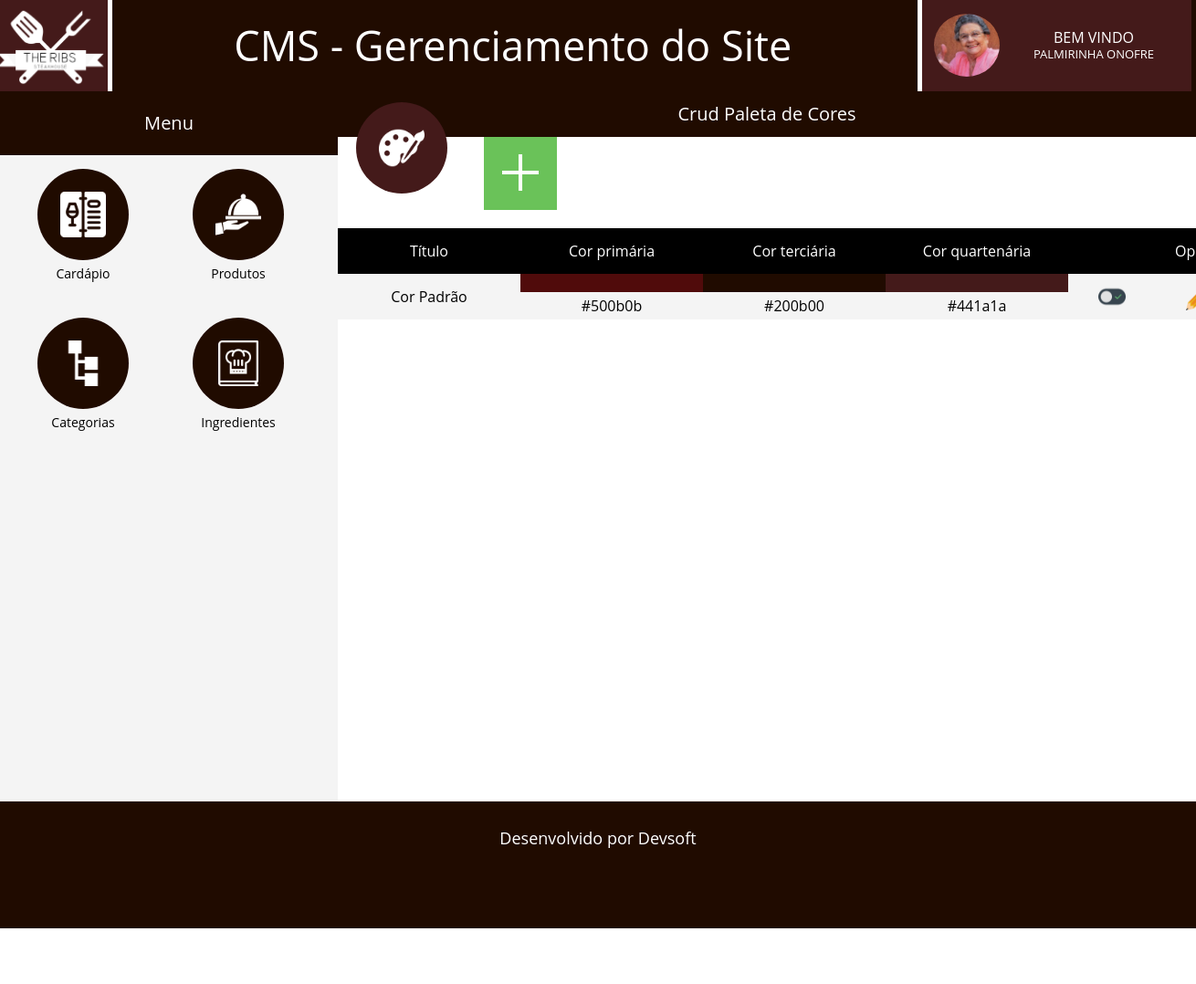
Page /cms/crud_paletaDeCores.php (signed in) on the committed database.
### tables this page shows
CREATE TABLE `tbl_funcionario` (
  `id_funcionario` int(11) NOT NULL AUTO_INCREMENT,
  `id_restaurante` int(11) DEFAULT NULL,
  `id_cargo` int(11) NOT NULL,
  `id_endereco` int(11) NOT NULL,
  `cpf` varchar(15) NOT NULL,
  `nome_completo` varchar(200) NOT NULL,
  `num_registro` varchar(12) NOT NULL,
  `sexo` char(1) NOT NULL,
  `telefone` varchar(14) DEFAULT NULL,
  `celular` varchar(15) NOT NULL,
  `salario` float(11,2) NOT NULL,
  `dt_nasc` date NOT NULL,
  `statusMDM` tinyint(1) NOT NULL,
  `foto` varchar(200) NOT NULL,
  `email` varchar(80) NOT NULL,
  `dia_pagamento` varchar(2) NOT NULL,
  `comissao` float(3,2) DEFAULT NULL,
  `login` varchar(45) NOT NULL,
  `senha` varchar(45) NOT NULL,
  PRIMARY KEY (`id_funcionario`),
  UNIQUE KEY `cpf_UNIQUE` (`cpf`),
  UNIQUE KEY `login_UNIQUE` (`login`),
  UNIQUE KEY `email_UNIQUE` (`email`),
  KEY `fk_id_restaurante_idx` (`id_restaurante`),
  KEY `fk_id_endereco_idx` (`id_endereco`),
  KEY `fk_id_cargo_idx` (`id_cargo`),
  CONSTRAINT `fk_id_cargo` FOREIGN KEY (`id_cargo`) REFERENCES `tbl_cargo` (`id_cargo`) ON DELETE NO ACTION ON UPDATE NO ACTION,
  CONSTRAINT `fk_id_endereco` FOREIGN KEY (`id_endereco`) REFERENCES `tbl_endereco` (`id_endereco`) ON DELETE NO ACTION ON UPDATE NO ACTION,
  CONSTRAINT `fk_id_restaurante` FOREIGN KEY (`id_restaurante`) REFERENCES `tbl_restaurante` (`id_restaurante`) ON DELETE NO ACTION ON UPDATE NO ACTION
);

CREATE TABLE `tbl_cargopermissao` (
  `id_cargoPermissao` int(11) NOT NULL AUTO_INCREMENT,
  `id_cargo` int(11) NOT NULL,
  `id_permissao` int(11) NOT NULL,
  PRIMARY KEY (`id_cargoPermissao`),
  KEY `fk_id_cargo_idx` (`id_cargo`),
  KEY `fk_id_permissao_idx` (`id_permissao`),
  CONSTRAINT `fk_id_cargo2` FOREIGN KEY (`id_cargo`) REFERENCES `tbl_cargo` (`id_cargo`) ON DELETE NO ACTION ON UPDATE NO ACTION,
  CONSTRAINT `fk_id_permissao` FOREIGN KEY (`id_permissao`) REFERENCES `tbl_permissao` (`id_permissao`) ON DELETE NO ACTION ON UPDATE NO ACTION
);

CREATE TABLE `tbl_paletacor` (
  `id_paletacor` int(11) NOT NULL AUTO_INCREMENT,
  `titulo` varchar(100) NOT NULL,
  `cor_primaria` varchar(8) NOT NULL,
  `cor_secundaria` varchar(8) NOT NULL,
  `cor_terciaria` varchar(8) NOT NULL,
  `cor_quartenaria` varchar(8) NOT NULL,
  `status` tinyint(1) NOT NULL,
  PRIMARY KEY (`id_paletacor`)
);

### cms/crud_paletaDeCores.php (the view, shortened to what this page needs)
<?php
    $imgAtivarDesativar = "";
?>
<!DOCTYPE html>
<html>
    <head>
        <link rel="stylesheet" href="css/cssUniversal.css">
        <link rel="stylesheet" href="css/crud_PaletaCores.css">
        <link href="fontes/openSans" rel="stylesheet">
        <link href="fontes/openSans" rel="stylesheet">
    </head>
    <body>
        <div id="esqueleto">
            <?php
                include_once('cabecalho/cabecalho.php');
                            ?>
            <section>
                <?php include_once('externos/menu_universal.php'); ?>
                <div id="div_titulo_crud">
                    <div id="titulo_crud">
                        Crud Paleta de Cores
                    </div>
                    <div id="div_icone_crud">
                        <img src="img/paletaIcon.png" alt="">
                    </div>
                </div>
                <div id="div_foraTabela">
                    <div id="div_conteudo">
                        <div id="tabela_crud_titulos">
                            <div class="titulo_coluna">
                                Título
                            </div>
                            <div class="titulo_coluna">
                                Cor primária
                            </div>
                            <div class="titulo_coluna">
                                Cor terciária
                            </div>
                            <div class="titulo_coluna">
                                Cor quartenária
                            </div>
                            <div class="titulo_3opcColuna">
                                Opções
                            </div>
                        </div>
                        <?php
                            $sql = "select * from tbl_paletacor";
                            $select = mysql_query($sql) or die(mysql_error());
                            while($rs = mysql_fetch_array($select)){
                                $idPaleta = $rs['id_paletacor'];
                                $tituloCorBanco = $rs['titulo'];
                                $corPrimariaBanco =  $rs['cor_primaria'];
                                $corTerciariaBanco = $rs['cor_terciaria'];
                                $corQuartenariaBanco = $rs['cor_quartenaria'];
                                $status = $rs['status'];
                                if($status == '0'){
                                    $imgAtivarDesativar = 'img/desativar.png';
                                }else{
                                    $imgAtivarDesativar = 'img/ativar.png';
                                }
                        ?>
                        <div class="tabela_crud_conteudo">
                            <div class="conteudo_coluna">
                                <?php echo($tituloCorBanco); ?>
                            </div>
                            <div class="conteudo_coluna_cor">
                                <div class="cor" style="background-color:<?php echo($corPrimariaBanco); ?>">
                                </div>
                                <div class="hexa_cor">
                                    <?php echo($corPrimariaBanco); ?>
                                </div>
                            </div>
                            <div class="conteudo_coluna_cor">
                                <div class="cor" style="background-color:<?php echo($corTerciariaBanco); ?>">
                                </div>
                                <div class="hexa_cor">
                                    <?php echo($corTerciariaBanco); ?>
                                </div>
                            </div>
                            <div class="conteudo_coluna_cor">
                                <div class="cor" style="background-color:<?php echo($corQuartenariaBanco); ?>">
                                </div>
                                <div class="hexa_cor">
                                    <?php echo($corQuartenariaBanco); ?>
                                </div>
                            </div>
                            <div class="coluna_3opcoes">
                                <a href="crud_paletaDeCores.php?id=<?php echo($idPaleta); ?>&modo=ativar_desativar">
                                    <div class="opcao_registro">
                                        <div class="imagem_opcao">
                                            <img src="<?php echo($imgAtivarDesativar); ?>" alt="" title="Ativar/Desativar">
                                        </div>
                                    </div>
                                </a>
                                <a href="crud_paletaDeCores.php?id=<?php echo($idPaleta); ?>&modo=alterar">
                                    <div class="opcao_registro" >
                                        <div class="imagem_opcao">
                                            <img src="img/alterar.png" alt="" title="Alterar">
                                        </div>
                                    </div>
                                </a>
                            </div>
                        </div>
                        <?php
                            }
                        ?>
                    </div>
                </div>
                <button id="botao_cadastrar3" onclick="abrirPopUp()">
                    <img src="img/adicionarIcon.png" alt="" title="Cadastrar Paleta de Cor">
                </button>
            </section>
            <?php include_once('rodape/rodape.php'); ?>
        </div>
    </body>
</html>

### cms/cabecalho/cabecalho.php (shortened to what this page needs)
<?php
    if(isset($_SESSION['id_funcionario'])){
        $idFuncionarioUniversal = $_SESSION['id_funcionario'];
        $sql = "select f.cpf, f.nome_completo, f.num_registro, f.sexo, f.telefone, f.celular, format(f.salario,2,'de_DE') as 'salario' , f.dt_nasc, f.email, f.dia_pagamento, f.comissao,            f.login, f.senha, f.foto, c.nome as 'nomeCargo', f.id_cargo, r.nome as 'nomeRestaurante', f.id_restaurante, cid.id_estado,
               e.id_cidade, e.id_endereco, e.logradouro, e.bairro, e.rua, e.aptbloco, e.numero from tbl_funcionario as f
               inner join tbl_cargo as c on f.id_cargo = c.id_cargo
               inner join tbl_restaurante as r on f.id_restaurante = r.id_restaurante
               inner join tbl_endereco as e on e.id_endereco = f.id_endereco
               inner join tbl_cidade as cid on cid.id_cidade = e.id_cidade where id_funcionario = ".$idFuncionarioUniversal;
        $select = mysql_query($sql);
        while($rs=mysql_fetch_array($select)){
            $nomeFuncionarioU = $rs['nome_completo'];
            $fotoFuncionarioU = $rs['foto'];
        }
    }else{
        ?>
            <script>window.location = "../index.php";</script>
        <?php
    }
?>
<header>
    <div id="cabecalho_cms">
        <div id="div_logoCabecalho">
            <a href="../modulos/sairSessao.php"><img src="img/logo.png" alt=""></a>
        </div>
        <div id="div_tituloCabecalho">
            CMS - Gerenciamento do Site
        </div>
        <div id="areaAbrirLogin">
            <div id="areaUser">
                <a href="home.php">
                    <div id="imgUser" onmouseover="abrirDetalhesUser()" onmouseout="fecharDetalhesUser()">
                        <img src="<?php echo($fotoFuncionarioU); ?>" alt=""/>
                    </div>
                </a>
                <div id="txtUser">
                    <div id="texto1_areaDoUsuario">
                        <span>BEM VINDO</span>
                    </div>
                    <div id="texto2_areaDoUsuario">
                        <span><?php echo($nomeFuncionarioU); ?></span>
                    </div>
                </div>
            </div>
        </div>
    </div>
</header>

### cms/externos/menu_universal.php (shortened to what this page needs)
<div id="menu_cms">
    <div id="titulo_menuCms">
        Menu
    </div>
    <div id="div_menuRecua">
    </div>
    <?php
        $sql = "select * from tbl_cargopermissao where id_cargo = ".$_SESSION['idCargoFuncionarioU'];
        $select = mysql_query($sql) or die(mysql_error());
        while($rs=mysql_fetch_array($select)){
            $idPermissao = $rs['id_permissao'];
            if($idPermissao == 1){
    ?>
                <!-- opa<a href="fechamentoPedido.php">
                    <div class="div_icone_pagina" style="<?php echo($displayFechamentoPedido); ?>">
                        <div class="icone_pagina">
                            <img src="img/fecharPedidoIcon.png" alt="">
                        </div>
                        <div class="texto_icone">
                            Fechamento do Pedido
                        </div>
                    </div>
                </a>-->
    <?php
            }elseif($idPermissao == 4){
    ?>
                <a href="crud_cardapio.php">
                    <div class="div_icone_pagina">
                        <div class="icone_pagina">
                            <img src="img/cardapioIcon.png" alt="">
                        </div>
                        <div class="texto_icone">
                            Cardápio
                        </div>
                    </div>
                </a>
    <?php
            }elseif($idPermissao == 6){
    ?>
                <a href="crud_produtos.php">
                    <div class="div_icone_pagina">
                        <div class="icone_pagina">
                            <img src="img/produtoIcon.png" alt="">
                        </div>
                        <div class="texto_icone">
                            Produtos
                        </div>
                    </div>
                </a>
    <?php
            }elseif($idPermissao == 7){
    ?>
                <a href="crud_categoria.php">
                    <div class="div_icone_pagina">
                        <div class="icone_pagina">
                            <img src="img/categoriasIcon.png" alt="">
                        </div>
                        <div class="texto_icone">
                            Categorias
                        </div>
                    </div>
                </a>
    <?php
            }elseif($idPermissao == 18){
    ?>
                <a href="crud_ingredientes.php">
                    <div class="div_icone_pagina">
                        <div class="icone_pagina">
                            <img src="img/crud_ingredientes.png" alt="">
                        </div>
                        <div class="texto_icone">
                           Ingredientes
                        </div>
                    </div>
                </a>
    <?php
            }
        }
    ?>
</div>

### rows in the picture
tbl_funcionario: foto (picture), nome_completo "PALMIRINHA ONOFRE"
tbl_paletacor: titulo "Cor Padrão", cor_primaria "#500b0b", cor_terciaria "#200b00", cor_quartenaria "#441a1a"
